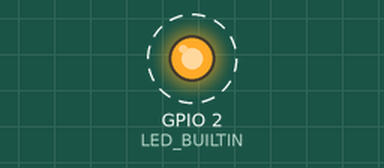
Simulated run of this program. Board: ESP32. Parts: output pins drawn as LEDs (lit = HIGH). Dashed ring = blinking. What the program prints to the serial monitor is not drawn.

Above: at 0.5 s.
Timing chart, 0 to 4.6 s (numbered marks = the images above):
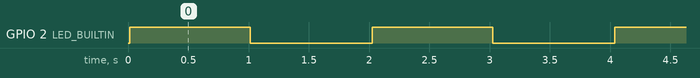

The program:

main.cpp
```cpp
// (licence header left out)
#include <Wire.h>
#include "Arduino.h"

// Set LED_BUILTIN if it is not defined by Arduino framework
#define LED_BUILTIN 2

// Set I2C bus to use: Wire, Wire1, etc.
#define WIRE Wire

void setup() {
  WIRE.begin();

  Serial.begin(9600);
  while (!Serial)
     delay(10);
  Serial.println("\nI2C Scanner");


  pinMode(LED_BUILTIN, OUTPUT);
}


void loop() {
  byte error, address;
  int nDevices;

  Serial.println("Scanning...");

  nDevices = 0;
  for(address = 1; address < 127; address++ )
  {
    // The i2c_scanner uses the return value of
    // the Write.endTransmisstion to see if
    // a device did acknowledge to the address.
    WIRE.beginTransmission(address);
    error = WIRE.endTransmission();

    if (error == 0)
    {
      Serial.print("I2C device found at address 0x");
      if (address<16)
        Serial.print("0");
      Serial.print(address,HEX);
      Serial.println("  !");

      nDevices++;
    }
    else if (error==4)
    {
      Serial.print("Unknown error at address 0x");
      if (address<16)
        Serial.print("0");
      Serial.println(address,HEX);
    }
  }
  if (nDevices == 0)
    Serial.println("No I2C devices found\n");
  else
    Serial.println("done\n");


  // turn the LED on (HIGH is the voltage level)
  digitalWrite(LED_BUILTIN, HIGH);

  delay(1000);

  // turn the LED off by making the voltage LOW
  digitalWrite(LED_BUILTIN, LOW);

   // wait for a second
  delay(1000);
}
```

Measured:
- by itself, GPIO 2 (LED_BUILTIN): alternates HIGH for 1.0 s and LOW for 1.0 s
